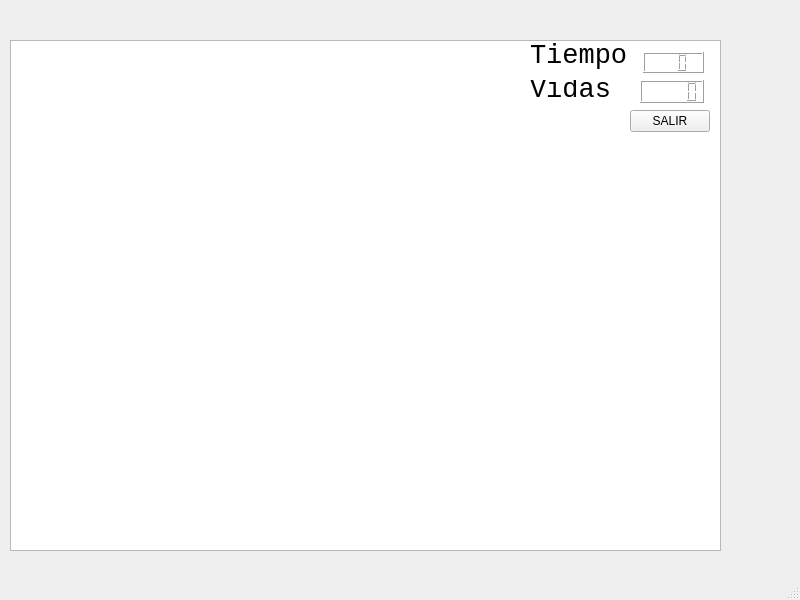
<?xml version="1.0" encoding="UTF-8"?>
<ui version="4.0">
 <class>Juego</class>
 <widget class="QMainWindow" name="Juego">
  <property name="enabled">
   <bool>true</bool>
  </property>
  <property name="geometry">
   <rect>
    <x>0</x>
    <y>0</y>
    <width>800</width>
    <height>600</height>
   </rect>
  </property>
  <property name="windowTitle">
   <string>Juego</string>
  </property>
  <widget class="QWidget" name="centralwidget">
   <widget class="QGraphicsView" name="graphicsView">
    <property name="geometry">
     <rect>
      <x>10</x>
      <y>40</y>
      <width>711</width>
      <height>511</height>
     </rect>
    </property>
   </widget>
   <widget class="QLCDNumber" name="lcdNumber">
    <property name="geometry">
     <rect>
      <x>643</x>
      <y>52</y>
      <width>61</width>
      <height>21</height>
     </rect>
    </property>
    <property name="accessibleName">
     <string notr="true"/>
    </property>
    <property name="digitCount">
     <number>3</number>
    </property>
   </widget>
   <widget class="QLabel" name="label">
    <property name="geometry">
     <rect>
      <x>530</x>
      <y>40</y>
      <width>111</width>
      <height>31</height>
     </rect>
    </property>
    <property name="font">
     <font>
      <family>Consolas</family>
      <pointsize>20</pointsize>
     </font>
    </property>
    <property name="text">
     <string>Tiempo</string>
    </property>
    <property name="textInteractionFlags">
     <set>Qt::LinksAccessibleByMouse|Qt::TextEditable|Qt::TextEditorInteraction|Qt::TextSelectableByKeyboard|Qt::TextSelectableByMouse</set>
    </property>
   </widget>
   <widget class="QLabel" name="label_2">
    <property name="geometry">
     <rect>
      <x>530</x>
      <y>80</y>
      <width>81</width>
      <height>20</height>
     </rect>
    </property>
    <property name="font">
     <font>
      <family>Consolas</family>
      <pointsize>20</pointsize>
     </font>
    </property>
    <property name="contextMenuPolicy">
     <enum>Qt::CustomContextMenu</enum>
    </property>
    <property name="text">
     <string notr="true">Vidas</string>
    </property>
    <property name="textInteractionFlags">
     <set>Qt::NoTextInteraction</set>
    </property>
   </widget>
   <widget class="QLCDNumber" name="VidasLCD">
    <property name="geometry">
     <rect>
      <x>640</x>
      <y>80</y>
      <width>64</width>
      <height>23</height>
     </rect>
    </property>
   </widget>
   <widget class="QPushButton" name="SalirButton">
    <property name="geometry">
     <rect>
      <x>630</x>
      <y>110</y>
      <width>80</width>
      <height>22</height>
     </rect>
    </property>
    <property name="text">
     <string>SALIR</string>
    </property>
   </widget>
  </widget>
  <widget class="QMenuBar" name="menubar">
   <property name="geometry">
    <rect>
     <x>0</x>
     <y>0</y>
     <width>800</width>
     <height>21</height>
    </rect>
   </property>
  </widget>
  <widget class="QStatusBar" name="statusbar"/>
 </widget>
 <resources/>
 <connections/>
</ui>
